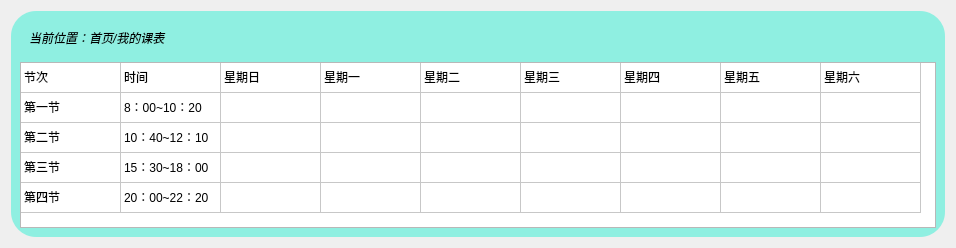
     <widget class="QWidget" name="scheduleP">
      <layout class="QGridLayout" name="gridLayout_9">
       <item row="0" column="0" alignment="Qt::AlignHCenter">
        <widget class="QWidget" name="widget_4" native="true">
         <property name="styleSheet">
          <string notr="true">#widget_4{

	background-color: rgba(104, 240, 220,180);
border-radius:25px;
}</string>
         </property>
         <layout class="QGridLayout" name="gridLayout_10">
          <item row="0" column="0">
           <widget class="QWidget" name="widget_9" native="true">
            <property name="maximumSize">
             <size>
              <width>16777215</width>
              <height>16777215</height>
             </size>
            </property>
            <layout class="QGridLayout" name="gridLayout">
             <item row="0" column="0">
              <widget class="QLabel" name="label_29">
               <property name="text">
                <string>&lt;html&gt;&lt;head/&gt;&lt;body&gt;&lt;p&gt;&lt;span style=&quot; font-style:italic;&quot;&gt;当前位置：首页/我的课表&lt;/span&gt;&lt;/p&gt;&lt;/body&gt;&lt;/html&gt;</string>
               </property>
              </widget>
             </item>
            </layout>
           </widget>
          </item>
          <item row="1" column="0">
           <widget class="QTableWidget" name="StudentScheduleTable">
            <property name="sizePolicy">
             <sizepolicy hsizetype="Preferred" vsizetype="Expanding">
              <horstretch>0</horstretch>
              <verstretch>0</verstretch>
             </sizepolicy>
            </property>
            <property name="maximumSize">
             <size>
              <width>916</width>
              <height>752</height>
             </size>
            </property>
            <property name="sizeAdjustPolicy">
             <enum>QAbstractScrollArea::AdjustToContents</enum>
            </property>
            <property name="editTriggers">
             <set>QAbstractItemView::NoEditTriggers</set>
            </property>
            <property name="selectionMode">
             <enum>QAbstractItemView::NoSelection</enum>
            </property>
            <property name="selectionBehavior">
             <enum>QAbstractItemView::SelectItems</enum>
            </property>
            <property name="showGrid">
             <bool>true</bool>
            </property>
            <attribute name="horizontalHeaderVisible">
             <bool>false</bool>
            </attribute>
            <attribute name="horizontalHeaderStretchLastSection">
             <bool>false</bool>
            </attribute>
            <attribute name="verticalHeaderVisible">
             <bool>false</bool>
            </attribute>
            <attribute name="verticalHeaderHighlightSections">
             <bool>true</bool>
            </attribute>
            <row>
             <property name="text">
              <string>1</string>
             </property>
            </row>
            <row>
             <property name="text">
              <string>新建行</string>
             </property>
            </row>
            <row>
             <property name="text">
              <string>新建行</string>
             </property>
            </row>
            <row>
             <property name="text">
              <string>新建行</string>
             </property>
            </row>
            <row>
             <property name="text">
              <string>新建行</string>
             </property>
            </row>
            <column>
             <property name="text">
              <string>节次</string>
             </property>
            </column>
            <column>
             <property name="text">
              <string>时间</string>
             </property>
            </column>
            <column>
             <property name="text">
              <string>星期日</string>
             </property>
            </column>
            <column>
             <property name="text">
              <string>星期一</string>
             </property>
            </column>
            <column>
             <property name="text">
              <string>星期二</string>
             </property>
            </column>
            <column>
             <property name="text">
              <string>星期三</string>
             </property>
            </column>
            <column>
             <property name="text">
              <string>星期四</string>
             </property>
            </column>
            <column>
             <property name="text">
              <string>星期五</string>
             </property>
            </column>
            <column>
             <property name="text">
              <string>星期六</string>
             </property>
            </column>
            <item row="0" column="0">
             <property name="text">
              <string>节次</string>
             </property>
            </item>
            <item row="0" column="1">
             <property name="text">
              <string>时间</string>
             </property>
            </item>
            <item row="0" column="2">
             <property name="text">
              <string>星期日</string>
             </property>
            </item>
            <item row="0" column="3">
             <property name="text">
              <string>星期一</string>
             </property>
            </item>
            <item row="0" column="4">
             <property name="text">
              <string>星期二</string>
             </property>
            </item>
            <item row="0" column="5">
             <property name="text">
              <string>星期三</string>
             </property>
            </item>
            <item row="0" column="6">
             <property name="text">
              <string>星期四</string>
             </property>
            </item>
            <item row="0" column="7">
             <property name="text">
              <string>星期五</string>
             </property>
            </item>
            <item row="0" column="8">
             <property name="text">
              <string>星期六</string>
             </property>
            </item>
            <item row="1" column="0">
             <property name="text">
              <string>第一节</string>
             </property>
            </item>
            <item row="1" column="1">
             <property name="text">
              <string>8：00~10：20</string>
             </property>
            </item>
            <item row="2" column="0">
             <property name="text">
              <string>第二节</string>
             </property>
            </item>
            <item row="2" column="1">
             <property name="text">
              <string>10：40~12：10</string>
             </property>
            </item>
            <item row="3" column="0">
             <property name="text">
              <string>第三节</string>
             </property>
            </item>
            <item row="3" column="1">
             <property name="text">
              <string>15：30~18：00</string>
             </property>
            </item>
            <item row="4" column="0">
             <property name="text">
              <string>第四节</string>
             </property>
            </item>
            <item row="4" column="1">
             <property name="text">
              <string>20：00~22：20</string>
             </property>
            </item>
           </widget>
          </item>
         </layout>
        </widget>
       </item>
      </layout>
     </widget>
